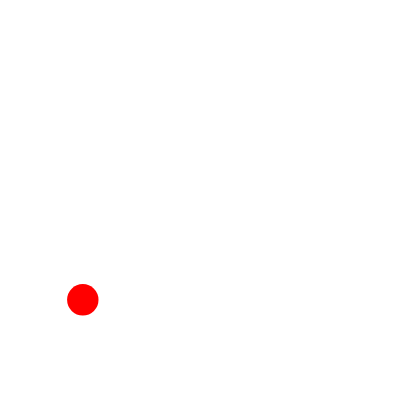
Frame 1 (no input)
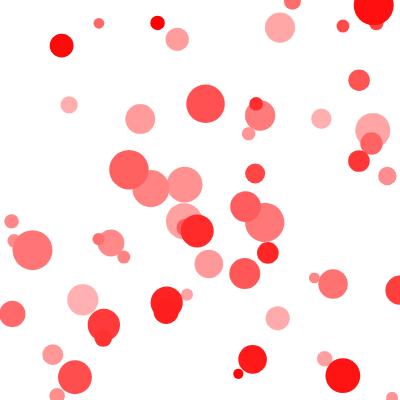
Frame 60 (no input)
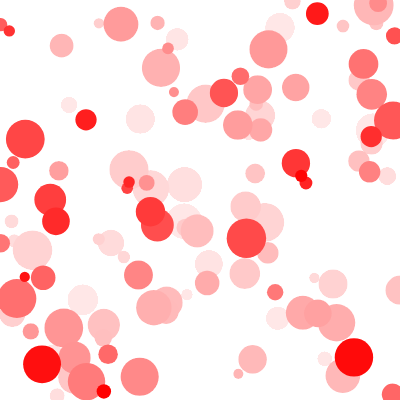
Frame 120 (the mouse pressed at the canvas centre since frame 60)

The p5.js sketch that drew these frames (run headless with seeded random() and noise() and a simulated clock; from frame 60 on, the mouse is pressed at the canvas centre):

// p5.js sketch
// ── sketch.js
function setup() {
  createCanvas(400, 400);
  noStroke();
}

function draw() {
  var amplee= random(10,40);
  background(255, 5);
  fill(255, 0, 0);
  ellipse(random(400), random(400), amplee, amplee);
}
